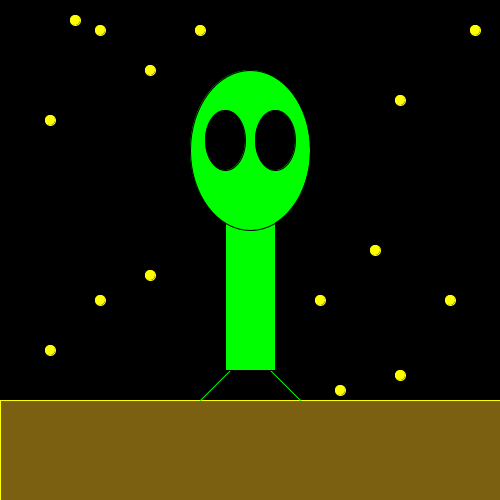
Frame 1 (no input)
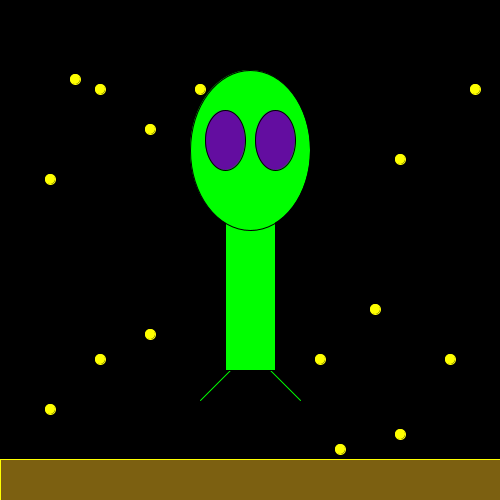
Frame 60 (the mouse pressed at the canvas centre just before this capture)
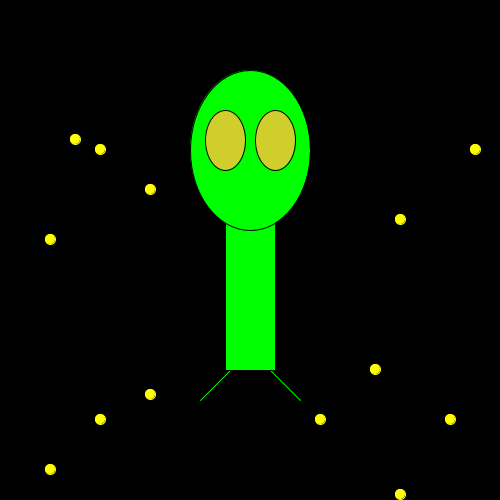
Frame 120 (the mouse held since frame 60 and released just before this capture)

The Processing sketch that drew these frames (run headless with seeded random() and noise(); from frame 60 on, the mouse is pressed at the canvas centre):

// Processing sketch: processing_68163
// ── processing_68163.pde

float eyeR;
float eyeG;
float eyeB;
float zoogX=225;
float zoogY=110;
void setup() {
  size(500,500);
}

void draw() {
background (0);
fill(255,255,0);
stroke (255,255,0);
ellipse(zoogX-175,zoogY+10,10,10);
ellipse(zoogX-150, zoogY-90, 10,10);
ellipse(zoogX-125, zoogY+190, 10,10);
ellipse (zoogX-75, zoogY-40, 10,10);
ellipse(zoogX-75, zoogY+165,10,10);
ellipse(zoogX+175, zoogY-10, 10,10);
ellipse(zoogX-175,zoogY+240,10,10);
ellipse (zoogX+150, zoogY+140,10,10);
ellipse(zoogX+225, zoogY+190,10,10);
ellipse(zoogX+175,zoogY+265,10,10);
ellipse(zoogX-25,zoogY-80,10,10);
ellipse(zoogX-125,zoogY-80,10,10);
ellipse(zoogX+95, zoogY+190,10,10);
ellipse(zoogX+250,zoogY-80,10,10);
ellipse(zoogX+115, zoogY+280,10,10);
fill(124,96, 17);
rect(zoogX-225,zoogY+290,500,500);
fill(0,255,0);
stroke(0,255,0);
line(200,400, 250,350);
line(300,400,250,350);
stroke(0);
rect(225,140,50,230);
ellipse(250,150,120,160);
fill(eyeR, eyeG, eyeB);
stroke(0);
ellipse(225, 140, 40, 60);
ellipse(275, 140, 40, 60);


eyeR = random(0,255);
eyeG = random(0,255);
eyeB = random(0,255);

zoogY = zoogY + 1;
}
